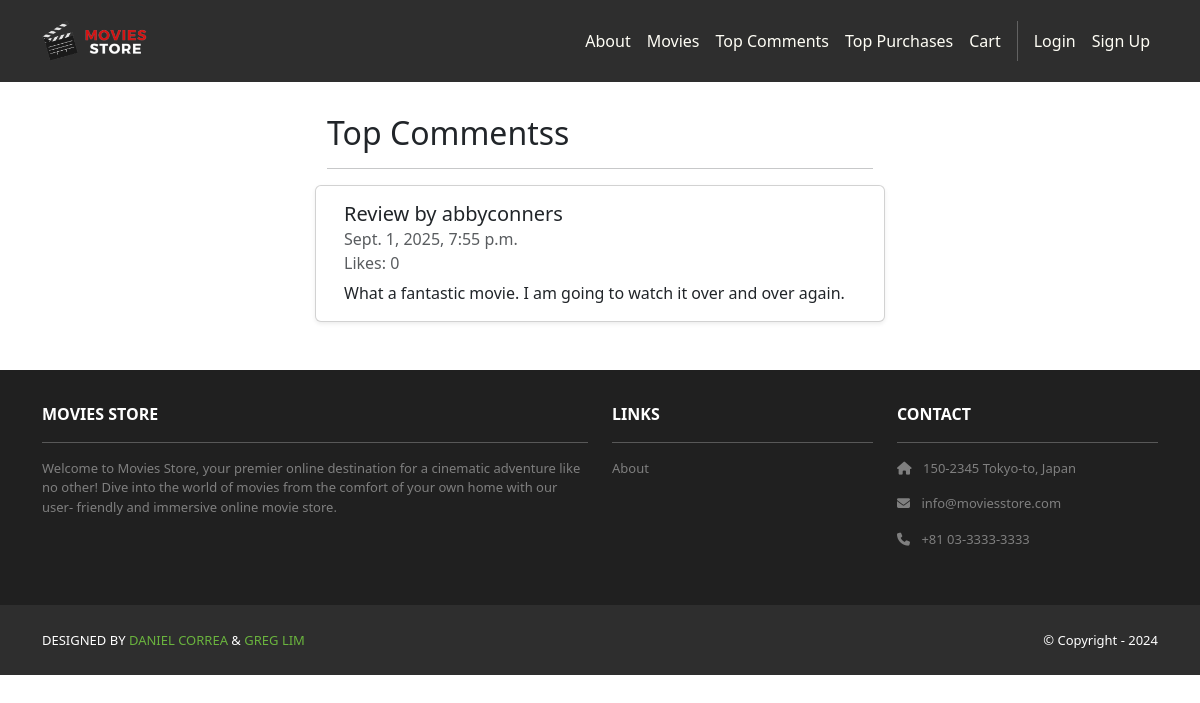
The app's page /movies/topcomments/, older data.
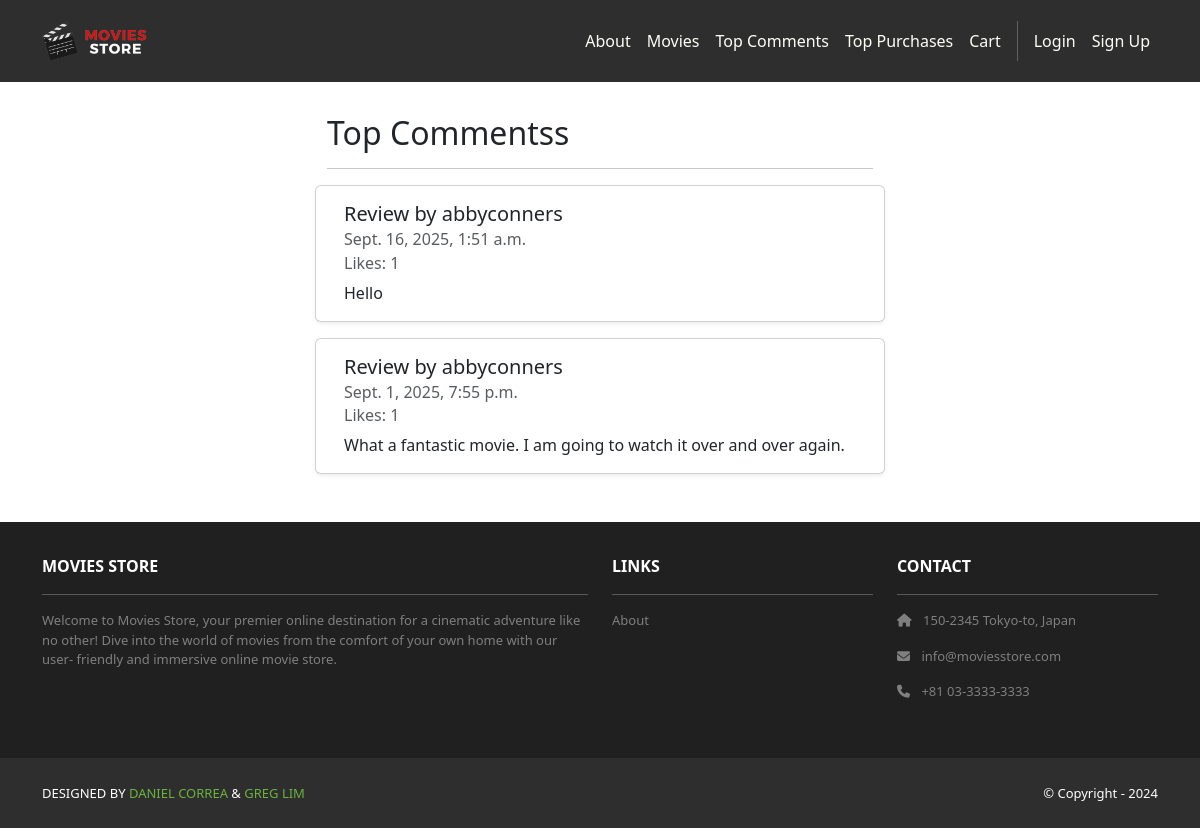
The same page, newer data.
### movies/models.py (models this page shows, shortened)
class Review(models.Model):
    id = models.AutoField(primary_key=True)
    comment = models.CharField(max_length=255)
    date = models.DateTimeField(auto_now_add=True)
    movie = models.ForeignKey(Movie, on_delete=models.CASCADE)
    user = models.ForeignKey(User, on_delete=models.CASCADE)
    likes = models.ManyToManyField(User, related_name='liked_reviews', blank=True)

### movies/views.py (the view)
# urls.py: path("topcomments/", views.top_comments, name='movies.top_comments')
def top_comments(request):
    template_data = {}
    template_data['title'] = 'Top Comments'
    reviews = Review.objects.all().annotate(like_count = Count('likes')).order_by('-like_count', '-date')
    template_data['reviews'] = reviews
    return render(request, 'movies/top_comments.html', {'template_data' : template_data})

### movies/templates/movies/top_comments.html (shortened to what this page needs)
{% extends 'base.html' %}
{% block content %}
{% load static %}
<div class="p-3">
    <div class="container">
        <div class="row mt-3">
            <div class="col-md-6 mx-auto mb-3">
            <h2>{{template_data.title}}s</h2>
            <hr />
            <div class="row">
                {% for review in template_data.reviews %}
                <div class="card mb-3 shadow-sm">
                    <div class="card-body">
                        <h5 class="card-title">Review by {{ review.user.username }}</h5>
                        <h6 class="card-subtitle mb-2 text-muted">{{ review.date }}</h6>
                        <h6 class="card-subtitle mb-2 text-muted">Likes: {{ review.like_count }}</h6>
                        <p class="card-text">{{ review.comment }}</p>
                    </div>
                </div>
                {% endfor %}
            </div>
        </div>
    </div>
</div>
{% endblock content %}

Row changes from the older to the newer data that the page shows:
added Review: user.username "abbyconners", date "Sept. 16, 2025, 1:51 a.m.", like_count "1", comment "Hello"
computed for Review "Sept. 1, 2025, 7:55 p.m.": like_count "0" → "1"
